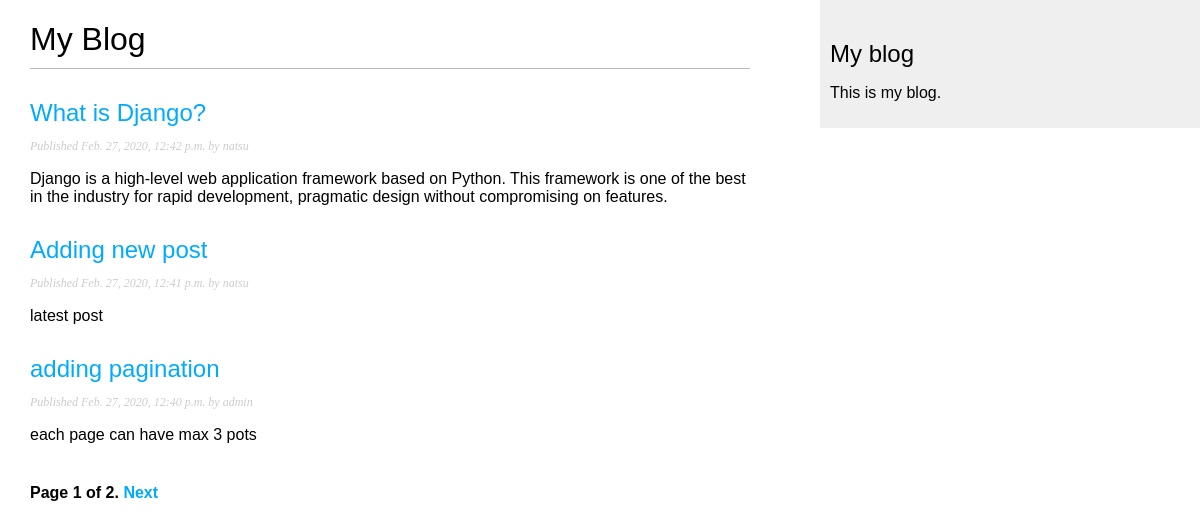
Screenshot of /blog/ with the database file from the repository.
### blog/models.py (models this page shows, shortened)
class Post(models.Model):
    STATUS_CHOICES = (
        ('draft', 'Draft'),
        ('published', 'Published'),
    )
    title = models.CharField(max_length=250)
    slug = models.SlugField(max_length=250, unique_for_date='publish')
    author = models.ForeignKey(User, on_delete=models.CASCADE, related_name='blog_posts')
    body = models.TextField()
    publish = models.DateTimeField(default=timezone.now)
    created = models.DateTimeField(auto_now_add=True)
    updated = models.DateTimeField(auto_now=True)
    status = models.CharField(max_length=10, choices=STATUS_CHOICES, default='draft')
    objects = models.Manager() # The default manager.
    published = PublishedManager() # Our custom manager
    class Meta:
        ordering = ('-publish',)
    def get_absolute_url(self):
        return reverse('blog:post_detail',args=[self.publish.year,self.publish.month,self.publish.day,self.slug])

### blog/views.py (the view)
# urls.py: path('', views.post_list, name='post_list'),
def post_list(request):
    object_list = Post.published.all()
    paginator = Paginator(object_list, 3) # 3 posts in each page
    page = request.GET.get('page')
    try:
        posts = paginator.page(page)
    except PageNotAnInteger:
        posts = paginator.page(1)
    except EmptyPage:
        posts = paginator.page(paginator.num_pages)
    return render(request,'blog/post/list.html',{'page':page,'posts': posts})

### blog/models.py (called while the page is built)
    def get_queryset(self):
        return super(PublishedManager, self).get_queryset().filter(status='published')

### blog/templates/blog/post/list.html (shortened to what this page needs)
{% extends "blog/base.html" %}
{% block content %}
    <h1>My Blog</h1>
    {% for post in posts %}
        <h2>
            <a href="{{ post.get_absolute_url }}">
                {{ post.title }}
            </a>
        </h2>
    <p class="date">
        Published {{ post.publish }} by {{ post.author }}
    </p>
    {{ post.body|truncatewords:30|linebreaks }}
    {% endfor %}
    {% include "pagination.html" with page=posts %}
    {% endblock %}

### blog/static/css/blog.css (style rules this page uses)
body { margin:0; padding:0; font-family:helvetica, sans-serif; }
a { color:#00abff; text-decoration:none; }
h1 { font-weight:normal; border-bottom:1px solid #bbb; padding:0 0 10px 0; }
h2 { font-weight:normal; margin:30px 0 0; }
p.date { color:#ccc; font-family: georgia, serif; font-size: 12px; font-style: italic; }

### rows the page displays
Post: title "What is Django?", publish "Feb. 27, 2020, 12:42 p.m.", author "natsu", body "Django is a high-level web application framework based on Python. This framework is one of the best in the industry for rapid development, pragmatic design without compromising on features."
Post: title "Adding new post", publish "Feb. 27, 2020, 12:41 p.m.", author "natsu", body "latest post"
Post: title "adding pagination", publish "Feb. 27, 2020, 12:40 p.m.", author "admin", body "each page can have max 3 pots"

### other values shown
{{ page.number }} "1"
{{ page.paginator.num_pages }} "2"
